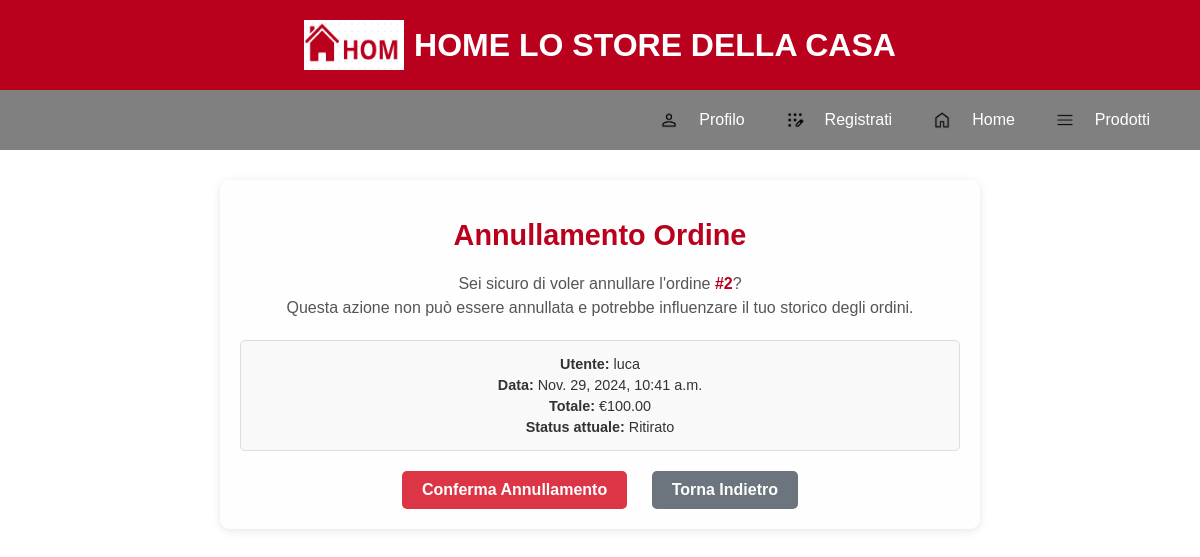
The app's page /orders/2/cancel/ with its own data.
### homestore/models.py (models this page shows, shortened)
class Order(models.Model):
    STATUS_CHOICES = [
        ('pending', 'In attesa'),
        ('completed', 'Ritirato'),
        ('cancelled', 'Annullato')
    ]
    user = models.ForeignKey(User, on_delete=models.CASCADE)
    created_at = models.DateTimeField(auto_now_add=True)
    cart_items = models.ManyToManyField(CartItem)
    status = models.CharField(max_length=10, choices=STATUS_CHOICES, default='pending')
    total = models.DecimalField(max_digits=10, decimal_places=2, default=0.0)
    ready_for_pickup = models.BooleanField(default=False)

### homestore/views.py (the view)
# urls.py: path('orders/<int:order_id>/cancel/', cancel_order, name='cancel_order'),
def cancel_order(request, order_id):
    order = get_object_or_404(Order, id=order_id)
    return render(request, 'homestore/cancel_order.html', {'order': order})

### homestore/templates/homestore/cancel_order.html (shortened to what this page needs)
{% extends 'homestore/nav.html' %}
{% load static %}
{% block content %}
<div class="cancel-order-container">
  <h1>Annullamento Ordine</h1>
  <p class="warning-message">
    Sei sicuro di voler annullare l'ordine <strong>#{{ order.id }}</strong>?<br>
    Questa azione non può essere annullata e potrebbe influenzare il tuo storico degli ordini.
  </p>
  <div class="order-summary">
    <p><strong>Utente:</strong> {{ order.user.username }}</p>
    <p><strong>Data:</strong> {{ order.created_at }}</p>
    <p><strong>Totale:</strong> €{{ order.total }}</p>
    <p><strong>Status attuale:</strong> {{ order.get_status_display }}</p>
  </div>
  <div class="action-buttons">
    <a href="{% url 'confirm_cancel_order' order.id %}" class="btn-confirm">Conferma Annullamento</a>
    <a href="{% url 'manage_orders' %}" class="btn-cancel">Torna Indietro</a>
  </div>
</div>
{% endblock %}

### homestore/static/css/style.css (style rules this page uses)
p { margin-top: 20px; text-align: center; }

### homestore/templates/homestore/nav.html (style rules this page uses)
body { font-family: Arial, sans-serif; margin: 0; padding: 0; overflow-x: hidden; }

### homestore/templates/homestore/cancel_order.html (style rules this page uses)
.cancel-order-container { margin: 30px auto; padding: 20px; max-width: 60%; background: #fefefe; border-radius: 10px; box-shadow: 0 2px 10px rgba(0, 0, 0, 0.1); text-align: center; }
.cancel-order-container h1 { font-size: 1.8rem; color: #b9001c; margin-bottom: 15px; }
.warning-message { font-size: 1rem; color: #555; margin: 20px 0; line-height: 1.5; }
.warning-message strong { color: #b9001c; }
.order-summary { margin: 20px 0; padding: 10px; border: 1px solid #ddd; border-radius: 5px; background-color: #f9f9f9; text-align: left; font-size: 0.9rem; }
.order-summary p { margin: 5px 0; color: #333; }
.action-buttons { margin-top: 20px; }
.btn-confirm, .btn-cancel { display: inline-block; padding: 10px 20px; color: #fff; border-radius: 5px; text-decoration: none; font-size: 1rem; font-weight: bold; transition: background-color 0.3s ease, transform 0.2s ease; margin: 0 10px; }
.btn-confirm { background-color: #dc3545; }
.btn-cancel { background-color: #6c757d; }

### records on screen
Order: id "2", user.username "luca", created_at "Nov. 29, 2024, 10:41 a.m.", total "100.00", status "Ritirato"
